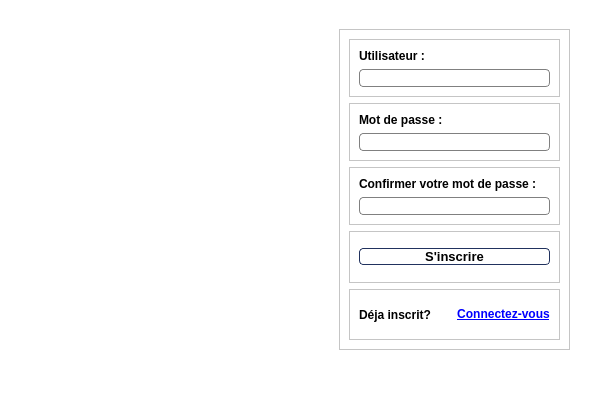
<?xml version="1.0" encoding="UTF-8"?>
<ui version="4.0">
 <class>MainWindow</class>
 <widget class="QMainWindow" name="MainWindow">
  <property name="geometry">
   <rect>
    <x>0</x>
    <y>0</y>
    <width>600</width>
    <height>400</height>
   </rect>
  </property>
  <property name="minimumSize">
   <size>
    <width>600</width>
    <height>400</height>
   </size>
  </property>
  <property name="maximumSize">
   <size>
    <width>600</width>
    <height>400</height>
   </size>
  </property>
  <property name="windowTitle">
   <string>MainWindow</string>
  </property>
  <property name="styleSheet">
   <string notr="true">background-color: rgb(255, 255, 255);</string>
  </property>
  <widget class="QWidget" name="centralwidget">
   <layout class="QHBoxLayout" name="horizontalLayout">
    <item>
     <widget class="QStackedWidget" name="stackedWidget">
      <property name="styleSheet">
       <string notr="true">QLineEdit{
	border: 1px solid grey;
	border-radius: 4px;
}
QLineEdit:hover{
	border: 2px solid #61677A;
}
QLineEdit:focus{
	border: 2px solid #0078AA;
}
</string>
      </property>
      <property name="currentIndex">
       <number>1</number>
      </property>
      <widget class="QWidget" name="page">
       <widget class="QFrame" name="frame_5">
        <property name="geometry">
         <rect>
          <x>320</x>
          <y>40</y>
          <width>251</width>
          <height>281</height>
         </rect>
        </property>
        <property name="frameShape">
         <enum>QFrame::Shape::StyledPanel</enum>
        </property>
        <property name="frameShadow">
         <enum>QFrame::Shadow::Raised</enum>
        </property>
        <layout class="QHBoxLayout" name="horizontalLayout_2">
         <item>
          <widget class="QFrame" name="frame">
           <property name="styleSheet">
            <string notr="true"/>
           </property>
           <property name="frameShape">
            <enum>QFrame::Shape::StyledPanel</enum>
           </property>
           <property name="frameShadow">
            <enum>QFrame::Shadow::Raised</enum>
           </property>
           <layout class="QVBoxLayout" name="verticalLayout_4">
            <item>
             <widget class="QFrame" name="frame_2">
              <property name="frameShape">
               <enum>QFrame::Shape::StyledPanel</enum>
              </property>
              <property name="frameShadow">
               <enum>QFrame::Shadow::Raised</enum>
              </property>
              <layout class="QVBoxLayout" name="verticalLayout">
               <item>
                <widget class="QLabel" name="label">
                 <property name="font">
                  <font>
                   <bold>true</bold>
                  </font>
                 </property>
                 <property name="text">
                  <string>Utilisateur :</string>
                 </property>
                </widget>
               </item>
               <item>
                <widget class="QLineEdit" name="lineEditUser"/>
               </item>
              </layout>
             </widget>
            </item>
            <item>
             <widget class="QFrame" name="frame_3">
              <property name="frameShape">
               <enum>QFrame::Shape::StyledPanel</enum>
              </property>
              <property name="frameShadow">
               <enum>QFrame::Shadow::Raised</enum>
              </property>
              <layout class="QVBoxLayout" name="verticalLayout_2">
               <item>
                <widget class="QLabel" name="label_2">
                 <property name="font">
                  <font>
                   <bold>true</bold>
                  </font>
                 </property>
                 <property name="text">
                  <string>Mot de passe :</string>
                 </property>
                </widget>
               </item>
               <item>
                <widget class="QLineEdit" name="lineEditMdp">
                 <property name="echoMode">
                  <enum>QLineEdit::EchoMode::Password</enum>
                 </property>
                </widget>
               </item>
              </layout>
             </widget>
            </item>
            <item>
             <widget class="QFrame" name="frame_4">
              <property name="cursor">
               <cursorShape>ArrowCursor</cursorShape>
              </property>
              <property name="mouseTracking">
               <bool>false</bool>
              </property>
              <property name="frameShape">
               <enum>QFrame::Shape::StyledPanel</enum>
              </property>
              <property name="frameShadow">
               <enum>QFrame::Shadow::Raised</enum>
              </property>
              <layout class="QVBoxLayout" name="verticalLayout_3">
               <property name="spacing">
                <number>0</number>
               </property>
               <item>
                <widget class="QPushButton" name="btnConnexion">
                 <property name="font">
                  <font>
                   <pointsize>10</pointsize>
                   <bold>true</bold>
                  </font>
                 </property>
                 <property name="cursor">
                  <cursorShape>PointingHandCursor</cursorShape>
                 </property>
                 <property name="styleSheet">
                  <string notr="true">QPushButton{
	border: 1px solid #21325E;
	border-radius: 4px;
}
QPushButton:hover{
	background-color: #21325E;
	color:white;
}
</string>
                 </property>
                 <property name="text">
                  <string>Se connecter</string>
                 </property>
                </widget>
               </item>
              </layout>
             </widget>
            </item>
            <item>
             <widget class="QFrame" name="frame_6">
              <property name="frameShape">
               <enum>QFrame::Shape::StyledPanel</enum>
              </property>
              <property name="frameShadow">
               <enum>QFrame::Shadow::Raised</enum>
              </property>
              <layout class="QHBoxLayout" name="horizontalLayout_3">
               <item>
                <widget class="QLabel" name="label_4">
                 <property name="font">
                  <font>
                   <bold>true</bold>
                  </font>
                 </property>
                 <property name="text">
                  <string>Pas de compte?</string>
                 </property>
                </widget>
               </item>
               <item>
                <widget class="QPushButton" name="btnInscription">
                 <property name="font">
                  <font>
                   <bold>true</bold>
                   <underline>true</underline>
                  </font>
                 </property>
                 <property name="cursor">
                  <cursorShape>PointingHandCursor</cursorShape>
                 </property>
                 <property name="mouseTracking">
                  <bool>true</bool>
                 </property>
                 <property name="styleSheet">
                  <string notr="true">border: none;
color: blue;</string>
                 </property>
                 <property name="text">
                  <string>Inscrivez vous!</string>
                 </property>
                </widget>
               </item>
              </layout>
             </widget>
            </item>
           </layout>
          </widget>
         </item>
        </layout>
       </widget>
       <widget class="QLabel" name="label_3">
        <property name="geometry">
         <rect>
          <x>50</x>
          <y>30</y>
          <width>261</width>
          <height>291</height>
         </rect>
        </property>
        <property name="styleSheet">
         <string notr="true">image: url(:/Downloads/CartoBMW/img/FRK.jpg);</string>
        </property>
        <property name="text">
         <string/>
        </property>
       </widget>
      </widget>
      <widget class="QWidget" name="page_2">
       <widget class="QLabel" name="label_8">
        <property name="geometry">
         <rect>
          <x>50</x>
          <y>30</y>
          <width>261</width>
          <height>291</height>
         </rect>
        </property>
        <property name="styleSheet">
         <string notr="true">image: url(:/Downloads/CartoBMW/img/FRK.jpg);</string>
        </property>
        <property name="text">
         <string/>
        </property>
       </widget>
       <widget class="QFrame" name="frame_8">
        <property name="geometry">
         <rect>
          <x>330</x>
          <y>20</y>
          <width>231</width>
          <height>321</height>
         </rect>
        </property>
        <property name="frameShape">
         <enum>QFrame::Shape::StyledPanel</enum>
        </property>
        <property name="frameShadow">
         <enum>QFrame::Shadow::Raised</enum>
        </property>
        <layout class="QVBoxLayout" name="verticalLayout_5">
         <item>
          <widget class="QFrame" name="frame_9">
           <property name="frameShape">
            <enum>QFrame::Shape::StyledPanel</enum>
           </property>
           <property name="frameShadow">
            <enum>QFrame::Shadow::Raised</enum>
           </property>
           <layout class="QVBoxLayout" name="verticalLayout_6">
            <item>
             <widget class="QLabel" name="label_5">
              <property name="font">
               <font>
                <bold>true</bold>
               </font>
              </property>
              <property name="text">
               <string>Utilisateur :</string>
              </property>
             </widget>
            </item>
            <item>
             <widget class="QLineEdit" name="lineEditAddUser"/>
            </item>
           </layout>
          </widget>
         </item>
         <item>
          <widget class="QFrame" name="frame_10">
           <property name="frameShape">
            <enum>QFrame::Shape::StyledPanel</enum>
           </property>
           <property name="frameShadow">
            <enum>QFrame::Shadow::Raised</enum>
           </property>
           <layout class="QVBoxLayout" name="verticalLayout_7">
            <item>
             <widget class="QLabel" name="label_6">
              <property name="font">
               <font>
                <bold>true</bold>
               </font>
              </property>
              <property name="text">
               <string>Mot de passe :</string>
              </property>
             </widget>
            </item>
            <item>
             <widget class="QLineEdit" name="lineEditAddMdp">
              <property name="echoMode">
               <enum>QLineEdit::EchoMode::Password</enum>
              </property>
             </widget>
            </item>
           </layout>
          </widget>
         </item>
         <item>
          <widget class="QFrame" name="frame_13">
           <property name="frameShape">
            <enum>QFrame::Shape::StyledPanel</enum>
           </property>
           <property name="frameShadow">
            <enum>QFrame::Shadow::Raised</enum>
           </property>
           <layout class="QVBoxLayout" name="verticalLayout_9">
            <item>
             <widget class="QLabel" name="label_9">
              <property name="font">
               <font>
                <bold>true</bold>
               </font>
              </property>
              <property name="text">
               <string>Confirmer votre mot de passe :</string>
              </property>
             </widget>
            </item>
            <item>
             <widget class="QLineEdit" name="lineEditConfirmMdp">
              <property name="echoMode">
               <enum>QLineEdit::EchoMode::Password</enum>
              </property>
             </widget>
            </item>
           </layout>
          </widget>
         </item>
         <item>
          <widget class="QFrame" name="frame_11">
           <property name="frameShape">
            <enum>QFrame::Shape::StyledPanel</enum>
           </property>
           <property name="frameShadow">
            <enum>QFrame::Shadow::Raised</enum>
           </property>
           <layout class="QVBoxLayout" name="verticalLayout_8">
            <item>
             <widget class="QPushButton" name="btnInscription_2">
              <property name="font">
               <font>
                <pointsize>10</pointsize>
                <bold>true</bold>
               </font>
              </property>
              <property name="cursor">
               <cursorShape>PointingHandCursor</cursorShape>
              </property>
              <property name="mouseTracking">
               <bool>true</bool>
              </property>
              <property name="styleSheet">
               <string notr="true">QPushButton{
	border: 1px solid #21325E;
	border-radius: 4px;
}
QPushButton:hover{
	background-color: #21325E;
	color:white;
}</string>
              </property>
              <property name="text">
               <string>S'inscrire</string>
              </property>
             </widget>
            </item>
           </layout>
          </widget>
         </item>
         <item>
          <widget class="QFrame" name="frame_12">
           <property name="frameShape">
            <enum>QFrame::Shape::StyledPanel</enum>
           </property>
           <property name="frameShadow">
            <enum>QFrame::Shadow::Raised</enum>
           </property>
           <layout class="QHBoxLayout" name="horizontalLayout_5">
            <item>
             <widget class="QLabel" name="label_7">
              <property name="font">
               <font>
                <bold>true</bold>
               </font>
              </property>
              <property name="text">
               <string>Déja inscrit?</string>
              </property>
             </widget>
            </item>
            <item>
             <widget class="QPushButton" name="btnConnexion_2">
              <property name="font">
               <font>
                <bold>true</bold>
                <underline>true</underline>
               </font>
              </property>
              <property name="cursor">
               <cursorShape>PointingHandCursor</cursorShape>
              </property>
              <property name="mouseTracking">
               <bool>true</bool>
              </property>
              <property name="styleSheet">
               <string notr="true">border:none;
color:blue;</string>
              </property>
              <property name="text">
               <string>Connectez-vous</string>
              </property>
             </widget>
            </item>
           </layout>
          </widget>
         </item>
        </layout>
       </widget>
      </widget>
     </widget>
    </item>
   </layout>
  </widget>
  <widget class="QMenuBar" name="menubar">
   <property name="geometry">
    <rect>
     <x>0</x>
     <y>0</y>
     <width>600</width>
     <height>22</height>
    </rect>
   </property>
  </widget>
  <widget class="QStatusBar" name="statusbar"/>
 </widget>
 <resources/>
 <connections/>
</ui>
